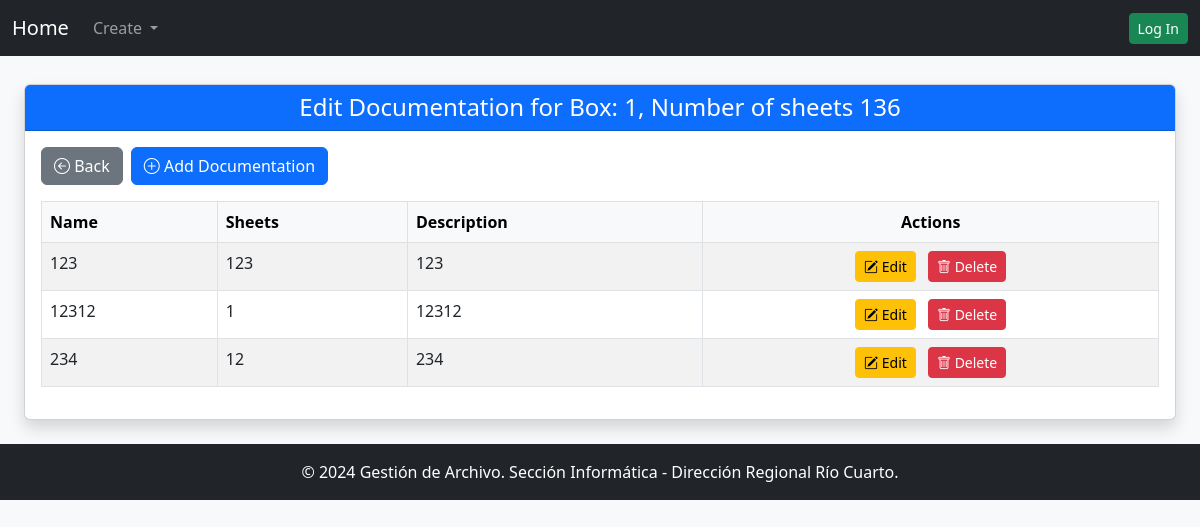
Page /box/1/edit-box_documentation/ on the earlier database version.
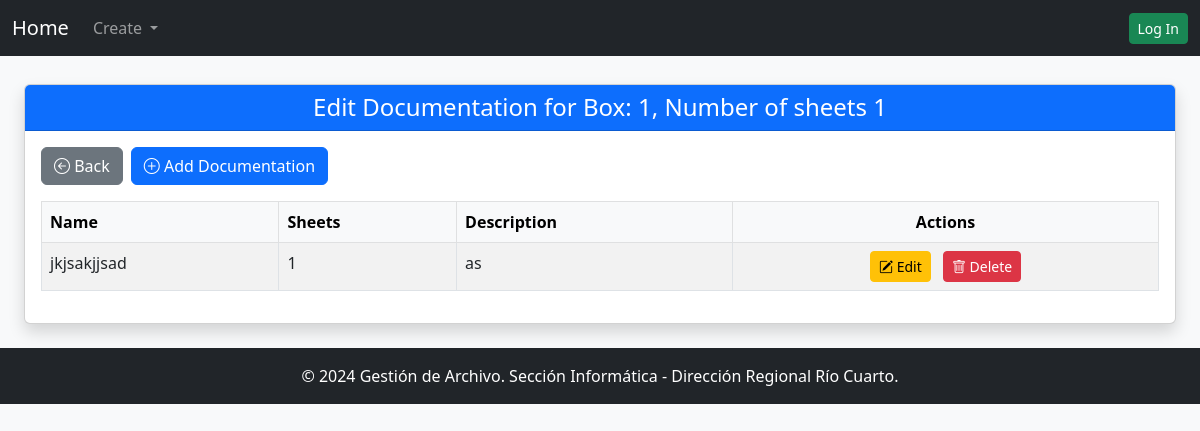
Same page on the later database version.
### gestion_archivo_app/models.py (models this page shows, shortened)
class Box(models.Model):
    STATUS_CHOICES = [
        ('open', 'Open'),
        ('closed', 'Closed'),
    ]
    name = models.CharField(max_length = 10, primary_key=False, verbose_name="Box Name", null=False, blank=False, unique=True)
    box_type = models.ForeignKey(BoxType, on_delete=models.PROTECT, related_name="boxes")
    description = models.TextField(blank=True, null=True, verbose_name="Box Description")
    user = models.ForeignKey(settings.AUTH_USER_MODEL, on_delete=models.PROTECT, related_name="boxes")
    area = models.ForeignKey(Area, on_delete=models.PROTECT, related_name="boxes")
    status = models.CharField(max_length=10, choices=STATUS_CHOICES, default='open')
    id = models.AutoField(primary_key=True, verbose_name="Box ID")  # Auto-incremental ID
    creation_date = models.DateTimeField(auto_now_add=True, verbose_name="Creation Date")
    update_date =  models.DateTimeField(auto_now=True)
    close_date = models.DateTimeField(blank=True, null=True, verbose_name="Close Date")
    current_year = datetime.now().year
    destruction_year = models.PositiveSmallIntegerField(
        choices=[(year, str(year)) for year in range(current_year, 2100)],
        verbose_name="Destruction Year"
    )
    current_area = models.ForeignKey(Area, on_delete=models.PROTECT, related_name="current_boxes", verbose_name="Current Area")
    status = models.CharField(max_length=10, choices=STATUS_CHOICES, default='open', verbose_name="Status")
    total_sheets = models.PositiveIntegerField(default=0)

class Documentation(models.Model):
    cuit_number = models.PositiveIntegerField(null=False, blank=False)
    name = models.CharField(max_length=255, null=False, blank=False)  # Required
    doc_type = models.ForeignKey(DocType, on_delete=models.PROTECT, related_name="documents")
    description = models.TextField(blank=True, null=True, verbose_name="Document Description")
    corpus = models.TextField(null=False, blank=False)  # Required
    sheets = models.PositiveIntegerField(null=False, blank=False)  # Required
    created_by = models.ForeignKey(User, on_delete=models.PROTECT)  # Creator
    creation_date = models.DateTimeField(auto_now_add=True)  # Automatically set on creation
    box = models.ForeignKey(Box, on_delete=models.CASCADE, related_name="documentations")  # Relation to Box

### gestion_archivo_app/views.py (the view)
# urls.py: path("box/<int:box_id>/edit-box_documentation/", edit_box_documentation, name="edit_box_documentation"),
def edit_box_documentation(request, box_id):
    box = get_object_or_404(Box, id=box_id)
    documentations = box.documentations.all()
    return render(request, "edit_box_documentation.html", {
        "box": box,
        "documentations": documentations,
    })

### gestion_archivo_app/context_processors.py (called while the page is built)
def system_config(request):
    try:
        pagination_limit = SystemConfigKeyValues.objects.get(key="pagination_limit").value
    except SystemConfigKeyValues.DoesNotExist:
        pagination_limit = 10  # default value
    return {"pagination_limit": pagination_limit}

### gestion_archivo_app/templates/edit_box_documentation.html (shortened to what this page needs)
{% extends "base.html" %}
{% block content %}
<div class="container-fluid mt-4">
    <div class="card shadow">
        <div class="card-header bg-primary text-white">
            <h4 class="text-center mb-0">Edit Documentation for Box: {{ box.name }}, Number of sheets {{ box.total_sheets }}</h4>
        </div>
        <div class="card-body">
    <div class="mb-3 d-flex gap-2">
        <a href="{% url 'main' %}" class="btn btn-secondary">
            <i class="bi bi-arrow-left-circle"></i> Back
        </a>
        <a href="{% url 'add_documentation' box.id %}" class="btn btn-primary">
            <i class="bi bi-plus-circle"></i> Add Documentation
        </a>
    </div>
    <div class="table-responsive">
        <table class="table table-bordered table-striped">
            <thead class="table-light">
                <tr>
                    <th scope="col">Name</th>
                    <th scope="col">Sheets</th>
                    <th scope="col">Description</th>
                    <th scope="col" class="text-center">Actions</th>
                </tr>
            </thead>
            <tbody>
                {% for doc in documentations %}
                    <tr>
                        <td>{{ doc.name }}</td>
                        <td>{{ doc.sheets }}</td>
                        <td>{{ doc.description }}</td>
                        <td class="text-center">
                            <a href="{% url 'edit_documentation' box.id doc.id %}"
                               class="btn btn-sm btn-warning me-2">
                                <i class="bi bi-pencil-square"></i> Edit
                            </a>
                            <a href="{% url 'delete_documentation' doc.id %}"
                               class="btn btn-sm btn-danger"
                               onclick="return confirm('Are you sure you want to delete this documentation?');">
                                <i class="bi bi-trash"></i> Delete
                            </a>
                        </td>
                    </tr>
                {% empty %}
                    <tr>
                        <td colspan="4" class="text-center">No documentation added yet.</td>
                    </tr>
                {% endfor %}
            </tbody>
        </table>
    </div>
</div>
</div></div>
{% endblock %}

Differences in the rows shown:
removed Documentation: name "123", sheets "123", description "123"
removed Documentation: name "12312", sheets "1", description "12312"
removed Documentation: name "234", sheets "12", description "234"
changed Box: total_sheets "136" → "1"
added Documentation: name "jkjsakjjsad", sheets "1", description "as"
